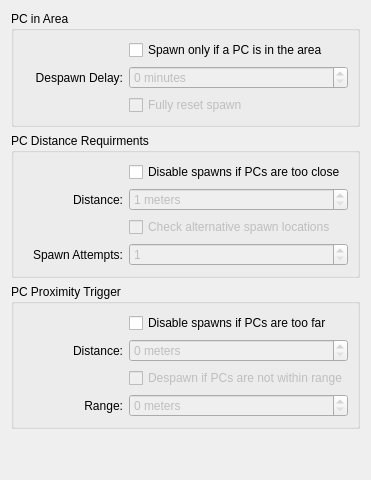
        <widget class="QWidget" name="tabProximity">
         <attribute name="title">
          <string>Proximity</string>
         </attribute>
         <layout class="QVBoxLayout" name="verticalLayout_8">
          <item>
           <widget class="QGroupBox" name="gbPCArea">
            <property name="title">
             <string>PC in Area</string>
            </property>
            <layout class="QFormLayout" name="formLayout_11">
             <item row="1" column="0">
              <widget class="QLabel" name="PCAreaDespawn_l">
               <property name="minimumSize">
                <size>
                 <width>100</width>
                 <height>0</height>
                </size>
               </property>
               <property name="text">
                <string>Despawn Delay:</string>
               </property>
               <property name="alignment">
                <set>Qt::AlignRight|Qt::AlignTrailing|Qt::AlignVCenter</set>
               </property>
              </widget>
             </item>
             <item row="1" column="1">
              <widget class="QSpinBox" name="PCAreaDespawn_v">
               <property name="enabled">
                <bool>false</bool>
               </property>
               <property name="statusTip">
                <string>Delay after all PCs exit the area that the spawn despawns.</string>
               </property>
               <property name="suffix">
                <string> minutes</string>
               </property>
              </widget>
             </item>
             <item row="0" column="0">
              <widget class="QWidget" name="gbPCAreaPad1" native="true">
               <property name="minimumSize">
                <size>
                 <width>100</width>
                 <height>0</height>
                </size>
               </property>
              </widget>
             </item>
             <item row="0" column="1">
              <widget class="QCheckBox" name="PCAreaCheck_v">
               <property name="statusTip">
                <string>Enable PC area checks.</string>
               </property>
               <property name="text">
                <string>Spawn only if a PC is in the area</string>
               </property>
              </widget>
             </item>
             <item row="2" column="0">
              <widget class="QWidget" name="gbPCAreaPad2" native="true">
               <property name="minimumSize">
                <size>
                 <width>100</width>
                 <height>0</height>
                </size>
               </property>
              </widget>
             </item>
             <item row="2" column="1">
              <widget class="QCheckBox" name="PCAreaFullReset_v">
               <property name="enabled">
                <bool>false</bool>
               </property>
               <property name="statusTip">
                <string>Reset the spawn entirely to its initial state once there are no PCs.</string>
               </property>
               <property name="text">
                <string>Fully reset spawn</string>
               </property>
              </widget>
             </item>
            </layout>
           </widget>
          </item>
          <item>
           <widget class="QGroupBox" name="gbPCDistance">
            <property name="title">
             <string>PC Distance Requirments</string>
            </property>
            <layout class="QFormLayout" name="formLayout_12">
             <item row="1" column="0">
              <widget class="QLabel" name="PCDistanceRange_l">
               <property name="minimumSize">
                <size>
                 <width>100</width>
                 <height>0</height>
                </size>
               </property>
               <property name="text">
                <string>Distance:</string>
               </property>
               <property name="alignment">
                <set>Qt::AlignRight|Qt::AlignTrailing|Qt::AlignVCenter</set>
               </property>
              </widget>
             </item>
             <item row="0" column="0">
              <widget class="QWidget" name="gbPCDistancePad1" native="true">
               <property name="minimumSize">
                <size>
                 <width>100</width>
                 <height>0</height>
                </size>
               </property>
              </widget>
             </item>
             <item row="0" column="1">
              <widget class="QCheckBox" name="PCDistanceCheck_v">
               <property name="statusTip">
                <string>Enable PC distance checks.</string>
               </property>
               <property name="text">
                <string>Disable spawns if PCs are too close</string>
               </property>
              </widget>
             </item>
             <item row="1" column="1">
              <widget class="QSpinBox" name="PCDistanceRange_v">
               <property name="enabled">
                <bool>false</bool>
               </property>
               <property name="statusTip">
                <string>Distance PCs must be to enable spawns.</string>
               </property>
               <property name="suffix">
                <string> meters</string>
               </property>
               <property name="minimum">
                <number>1</number>
               </property>
               <property name="maximum">
                <number>999</number>
               </property>
              </widget>
             </item>
             <item row="2" column="0">
              <widget class="QWidget" name="gbPCDistancePad2" native="true">
               <property name="minimumSize">
                <size>
                 <width>100</width>
                 <height>0</height>
                </size>
               </property>
              </widget>
             </item>
             <item row="2" column="1">
              <widget class="QCheckBox" name="PCDistanceAltCheck_v">
               <property name="enabled">
                <bool>false</bool>
               </property>
               <property name="statusTip">
                <string>Check at spawn locations, and not at the waypoint.</string>
               </property>
               <property name="text">
                <string>Check alternative spawn locations</string>
               </property>
              </widget>
             </item>
             <item row="3" column="0">
              <widget class="QLabel" name="PCDistanceAltChecks_l">
               <property name="minimumSize">
                <size>
                 <width>100</width>
                 <height>0</height>
                </size>
               </property>
               <property name="text">
                <string>Spawn Attempts:</string>
               </property>
               <property name="alignment">
                <set>Qt::AlignRight|Qt::AlignTrailing|Qt::AlignVCenter</set>
               </property>
              </widget>
             </item>
             <item row="3" column="1">
              <widget class="QSpinBox" name="PCDistanceAltChecks_v">
               <property name="enabled">
                <bool>false</bool>
               </property>
               <property name="statusTip">
                <string>Number of alternative spawn attempts before giving up.</string>
               </property>
               <property name="minimum">
                <number>1</number>
               </property>
              </widget>
             </item>
            </layout>
           </widget>
          </item>
          <item>
           <widget class="QGroupBox" name="gbPCProximity">
            <property name="title">
             <string>PC Proximity Trigger</string>
            </property>
            <layout class="QFormLayout" name="formLayout_13">
             <item row="1" column="0">
              <widget class="QLabel" name="PCProximityDistance_l">
               <property name="minimumSize">
                <size>
                 <width>100</width>
                 <height>0</height>
                </size>
               </property>
               <property name="text">
                <string>Distance:</string>
               </property>
               <property name="alignment">
                <set>Qt::AlignRight|Qt::AlignTrailing|Qt::AlignVCenter</set>
               </property>
              </widget>
             </item>
             <item row="1" column="1">
              <widget class="QSpinBox" name="PCProximityDistance_v">
               <property name="enabled">
                <bool>false</bool>
               </property>
               <property name="statusTip">
                <string>Distance PCs must be within for spawns to occur.</string>
               </property>
               <property name="suffix">
                <string> meters</string>
               </property>
              </widget>
             </item>
             <item row="0" column="0">
              <widget class="QWidget" name="gbPCProximityPad1" native="true">
               <property name="minimumSize">
                <size>
                 <width>100</width>
                 <height>0</height>
                </size>
               </property>
              </widget>
             </item>
             <item row="2" column="0">
              <widget class="QWidget" name="gbPCProximityPad2" native="true">
               <property name="minimumSize">
                <size>
                 <width>100</width>
                 <height>0</height>
                </size>
               </property>
              </widget>
             </item>
             <item row="2" column="1">
              <widget class="QCheckBox" name="PCProximityDespawnCheck_v">
               <property name="enabled">
                <bool>false</bool>
               </property>
               <property name="statusTip">
                <string>Remove spawns if PCs leave a range.</string>
               </property>
               <property name="text">
                <string>Despawn if PCs are not within range</string>
               </property>
              </widget>
             </item>
             <item row="3" column="1">
              <widget class="QSpinBox" name="PCProximityDespawnRange_v">
               <property name="enabled">
                <bool>false</bool>
               </property>
               <property name="statusTip">
                <string>Range PCs must travel to force despawn.</string>
               </property>
               <property name="suffix">
                <string> meters</string>
               </property>
              </widget>
             </item>
             <item row="3" column="0">
              <widget class="QLabel" name="PCProximityDespawnRange_l">
               <property name="minimumSize">
                <size>
                 <width>100</width>
                 <height>0</height>
                </size>
               </property>
               <property name="text">
                <string>Range:</string>
               </property>
               <property name="alignment">
                <set>Qt::AlignRight|Qt::AlignTrailing|Qt::AlignVCenter</set>
               </property>
              </widget>
             </item>
             <item row="0" column="1">
              <widget class="QCheckBox" name="PCProximityCheck_v">
               <property name="statusTip">
                <string>Enable PC distance checks.</string>
               </property>
               <property name="text">
                <string>Disable spawns if PCs are too far</string>
               </property>
              </widget>
             </item>
            </layout>
           </widget>
          </item>
          <item>
           <spacer name="vSpaceProximity">
            <property name="orientation">
             <enum>Qt::Vertical</enum>
            </property>
            <property name="sizeHint" stdset="0">
             <size>
              <width>20</width>
              <height>40</height>
             </size>
            </property>
           </spacer>
          </item>
         </layout>
        </widget>
